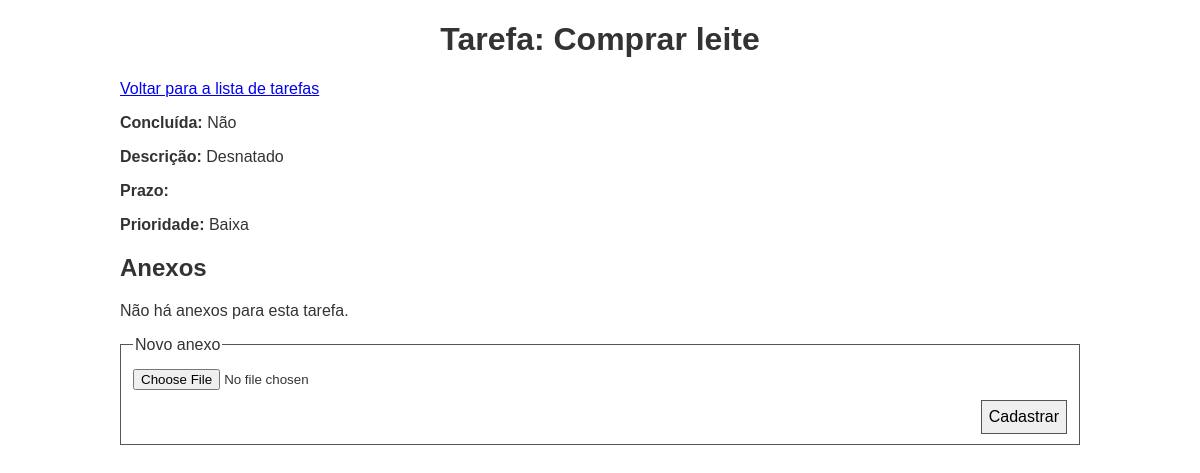
Page /index.php?rota=tarefa&id=3 on the committed database.
### tables this page shows
CREATE TABLE `tarefas` (
  `id` int(11) NOT NULL,
  `nome` varchar(20) NOT NULL,
  `descricao` text,
  `prazo` date DEFAULT NULL,
  `prioridade` int(1) DEFAULT NULL,
  `concluida` tinyint(1) DEFAULT NULL
);

### controllers/tarefa.php (called while the page is built, shortened)
<?php
$tarefa = $repositorio_tarefas->buscar($_GET['id']);
include __DIR__ . '/../views/template_tarefa.php';

### models/RepositorioTarefas.php (called while the page is built, shortened)
<?php
class RepositorioTarefas
{
	private $pdo;
	public function __construct(PDO $pdo)
	{
		$this->pdo = $pdo;
	}
	public function buscar($tarefa_id = 0)
	{
		if ($tarefa_id > 0) {
			return $this->buscarTarefa($tarefa_id);
		} else {
			return $this->buscarTarefas();
		}
	}
	private function buscarTarefa($id)
	{
		$sqlBusca = "SELECT * FROM tarefas WHERE id = :id";
		$query = $this->pdo->prepare($sqlBusca);
		$query->execute([
			'id' => $id,
		]);
		$tarefa = $query->fetchObject('Tarefa');
		$tarefa->setAnexos($this->buscarAnexos($tarefa->getId()));
		return $tarefa;
	}
	public function buscarAnexos($tarefa_id)
	{
		$sqlBusca = "SELECT * FROM anexos WHERE tarefa_id = :tarefa_id";
		$query = $this->pdo->prepare($sqlBusca);
		$query->execute([
			"tarefa_id" => $tarefa_id,
		]);
		$anexos = [];
		return $anexos;
	}
}

### models/Tarefa.php (called while the page is built, shortened)
<?php
class Tarefa
{
	private $id = 0;
	private $nome = '';
	private $descricao = '';
	private $prioridade = 1;
	private $concluida = false;
	private $anexos = [];
	public function getId() : int
	{
		return $this->id;
	}
	public function getNome() : string
	{
		return $this->nome;
	}
	public function getDescricao() : string
	{
		return $this->descricao;
	}
	public function getPrioridade() : int
	{
		return $this->prioridade;
	}
	public function getConcluida() : bool
	{
		return $this->concluida ? $this->concluida : 0;
	}
	public function setAnexos(array $anexos)
	{
		$this->anexos = [];
	}
	public function getAnexos() : array
	{
		return $this->anexos;
	}
}

### helpers/ajudantes.php (called while the page is built, shortened)
<?php
function traduz_prioridade($codigo) {
	$prioridade = '';
	switch ($codigo) {
		case 1:
			$prioridade = 'Baixa';
			break;
	}
	return $prioridade;
}
function traduz_concluida($concluida) {
	return 'Não';
}

### views/template_tarefa.php (the view, shortened to what this page needs)
<!DOCTYPE html>
<html lang="pt-br">
	<head>
		<link rel="stylesheet" type="text/css" href="assets/tarefas.css">
	</head>
	<body>
		<div class="bloco_principal">
			<h1>Tarefa: <?= htmlentities($tarefa->getNome()) ?></h1>
			<p>
				<a href="index.php?rota=tarefas">
					Voltar para a lista de tarefas
				</a>
			</p>
			<p>
				<strong>Concluída:</strong>
				<?= traduz_concluida($tarefa->getConcluida()) ?>
			</p>
			<p>
				<strong>Descrição:</strong>
				<?= nl2br(htmlentities($tarefa->getDescricao())) ?>
			</p>
			<p>
				<strong>Prazo:</strong>
			</p>
			<p>
				<strong>Prioridade:</strong>
				<?= traduz_prioridade($tarefa->getPrioridade()) ?>
			</p>
			<h2>Anexos</h2>
			<?php if (count($tarefa->getAnexos()) > 0) : ?>
				<table>
					<tr>
						<th>Arquivo</th>
						<th>Opções</th>
					</tr>
					<?php foreach ($tarefa->getAnexos() as $anexo) : ?>
						<tr>
							<td><?= htmlentities($anexo->getNome()) ?></td>
							<td>
								<a href="anexos/<?= $anexo->getArquivo() ?>">
									Download
								</a>
								<a href="index.php?rota=remover_anexo&id=<?= $anexo->getId() ?>">
									Remover
								</a>
							</td>
						</tr>
					<?php endforeach ?>
				</table>
			<?php else : ?>
				<p>Não há anexos para esta tarefa.</p>
			<?php endif ?>
			<form action="" method="post" enctype="multipart/form-data">
				<fieldset>
					<legend>Novo anexo</legend>
					<label>
						<input type="file" name="anexo">
					</label>
					<button type="submit" class="botao">Cadastrar</button>
				</fieldset>
			</form>
		</div>
	</body>
</html>

### assets/tarefas.css (style rules this page uses)
body { font-family: Sans-serif; color: #333; width: 80%; margin: 0 auto; margin-bottom: 4em; }
h1 { text-align: center; }
fieldset { border: 1px solid #555; color: #333; margin: 10px 0 0 0; }
label { display: block; margin: 10px 10px 0 0; }
button.botao { margin: 10px 0 0 0; font-family: sans-serif; font-size: 1em; float: right; clear: both; border: 1px solid #555; padding: 7px; }

### rows in the picture
tarefas: nome "Comprar leite", concluida "Não", descricao "Desnatado", prioridade "Baixa"
